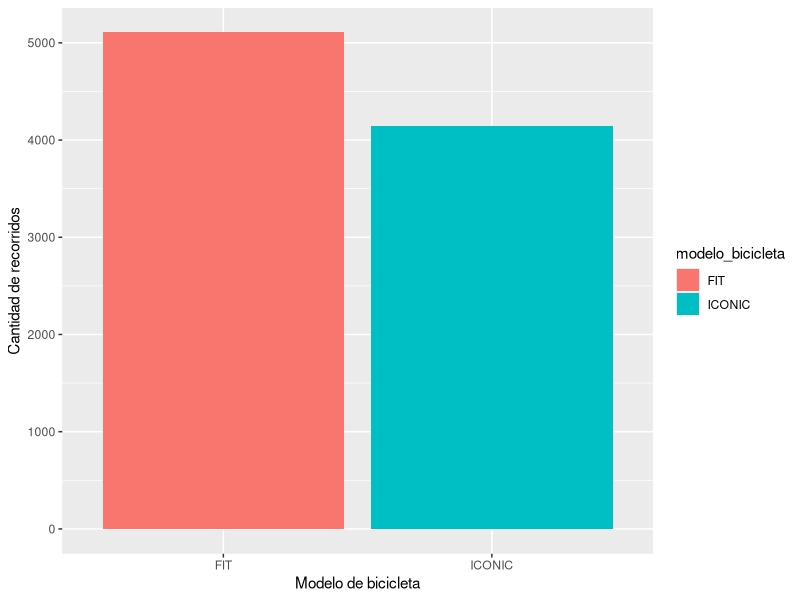
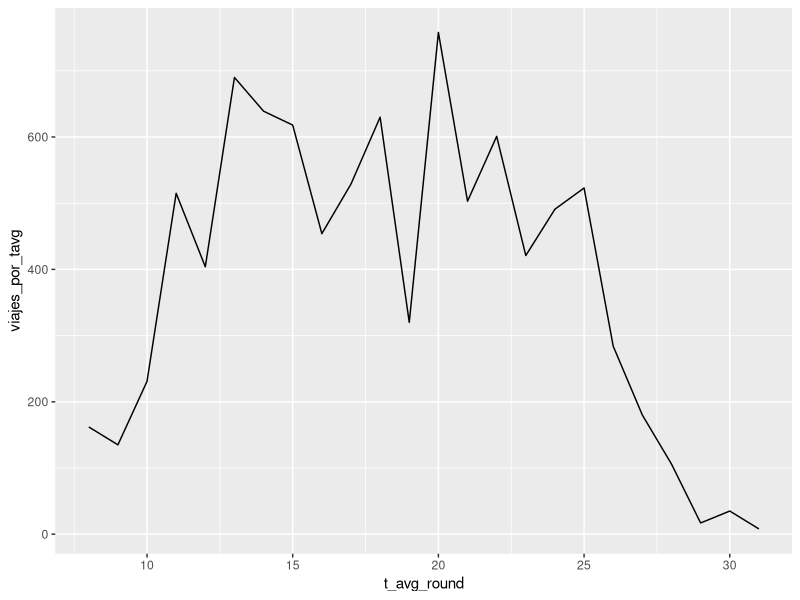
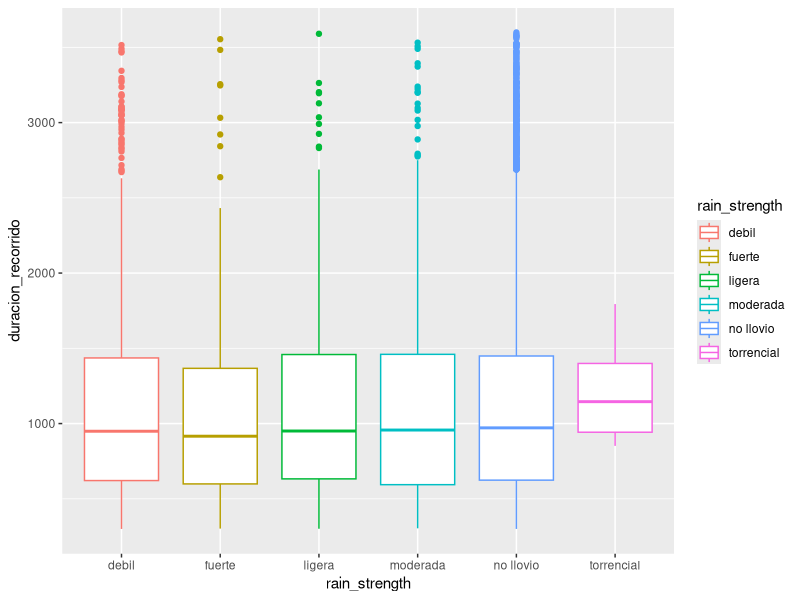
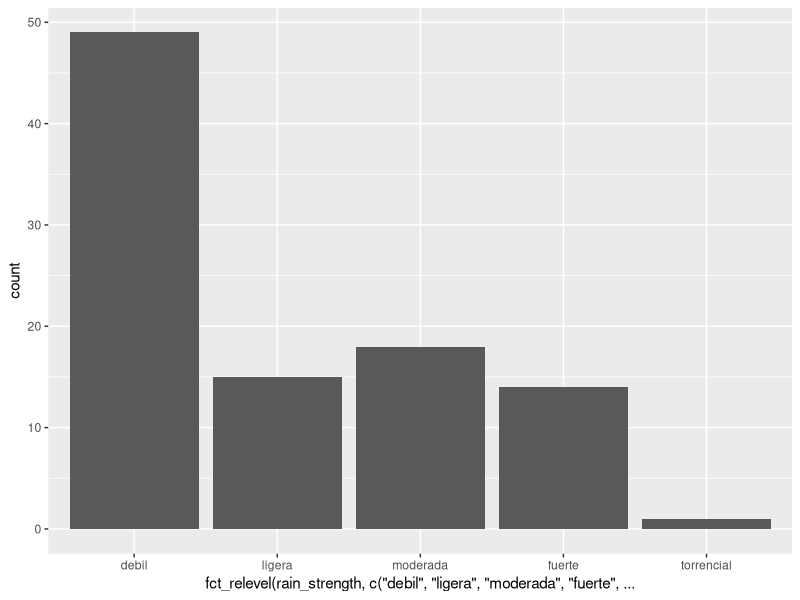
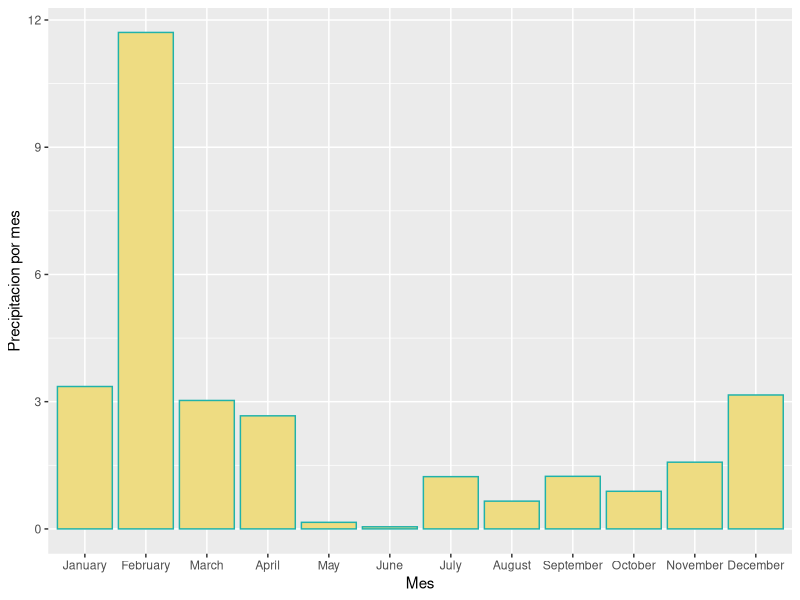
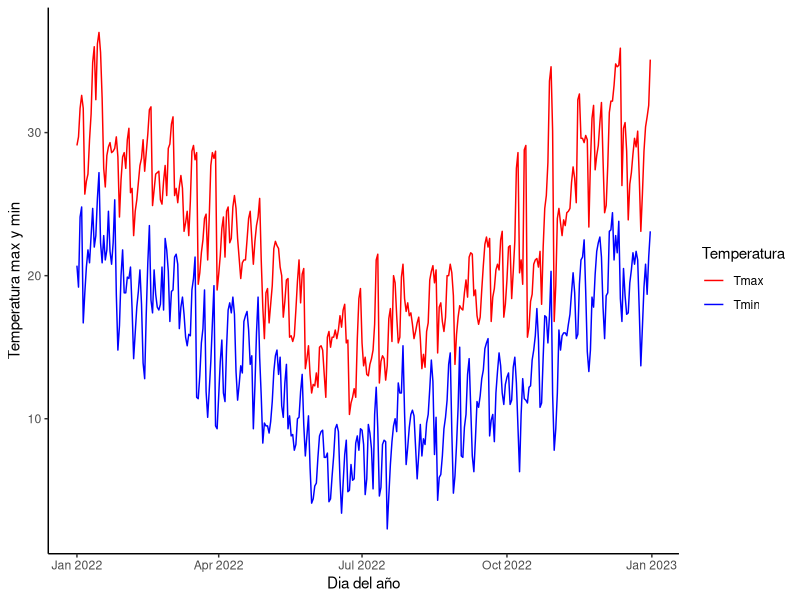
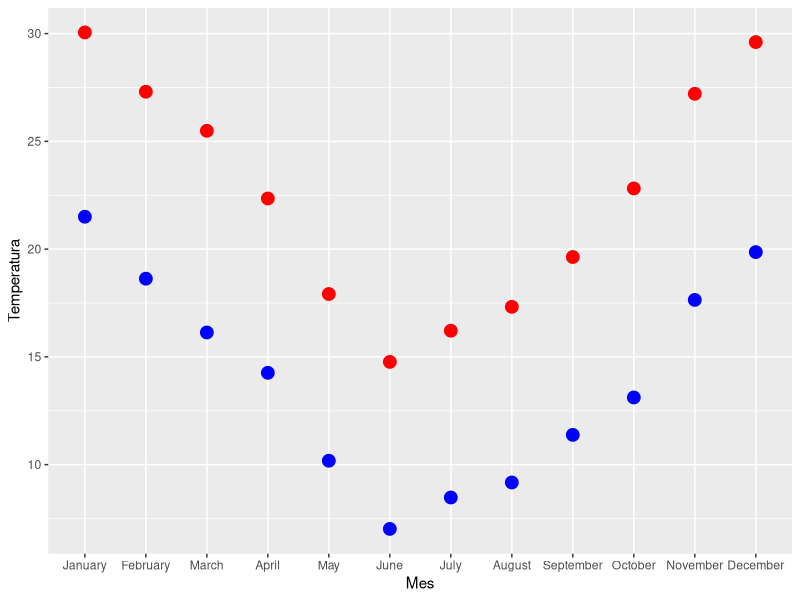
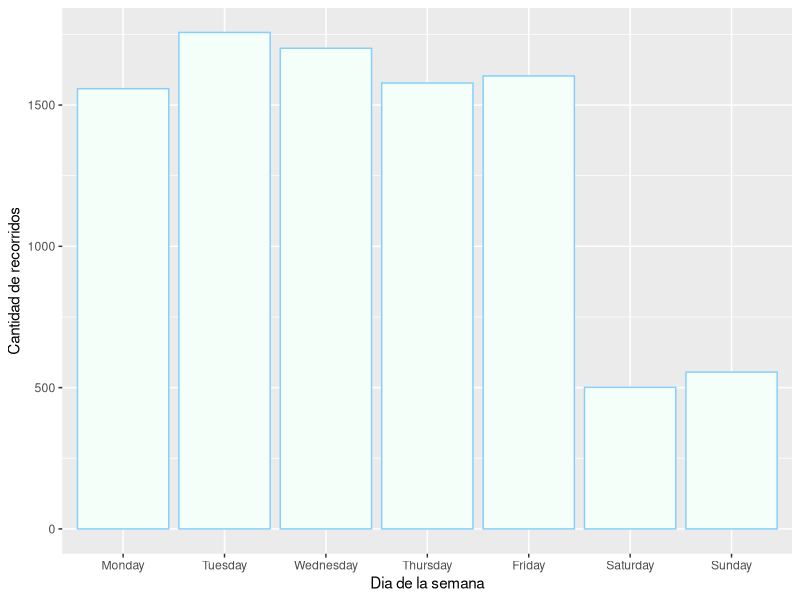

Here is the R script that generated these plots, in order:
#CONSIDERACIONES ----

#1. Nuestras PC's trabajan con algunas variables en ingles y no en español, entonces si surgen problemas con el fct_level por ejemplo, es porque nosotros ordenamos las categorías en ingles y no español.

#2. Para tener una compresión mas rápida de los nombres de variables, utilizamos los siguientes prefijos "df_" para referirnos a un dataframe, "gr_" para referirnos a un gráfico y "v_" para referirnos a una variable.


#LIBRERIAS ----
library(readr)
library(tidyverse)


#VARIABLES ----

#Las fechas de los días feriados de Argentina 2022 los obtuvimos de la siguiente pagina: https://www.argentina.gob.ar/interior/feriados-nacionales-2022
v_feriados <- c("2022-01-01", "2022-02-28", "2022-03-01", "2022-03-24", "2022-04-02", "2022-04-14", "2022-04-15", "2022-04-16", "2022-04-17", "2022-04-22", "2022-04-23", "2022-04-24", "2022-05-01", "2022-05-02", "2022-05-18", "2022-05-25", "2022-06-17", "2022-06-20", "2022-07-09", "2022-07-30", "2022-08-15", "2022-09-26", "2022-09-27", "2022-10-05", "2022-10-07", "2022-10-10", "2022-11-20", "2022-11-21", "2022-12-08", "2022-12-09", "2022-12-25")

#(nota: cp indica la cantidad de personas)
v_feriaLibro <- c("2022-04-28","2022-04-29","2022-04-30","2022-05-01","2022-05-02","2022-05-03","2022-05-04","2022-05-05","2022-05-06","2022-05-07","2022-05-08","2022-05-09","2022-05-10","2022-05-11","2022-05-12","2022-05-13","2022-05-14","2022-05-15","2022-05-16") #cp = 1.245.000
v_comicCon <- c("2022-05-20","2022-05-21","2022-05-22") #cp = 80 mil
v_duaLipa <- c("2022-09-13","2022-09-14") #cp = 50 mil
v_marchaLGBTQI <- c("2022-10-05") #cp = 130 mil
v_coldplay <- c("2022-10-25","2022-10-26","2022-10-28","2022-10-29","2022-11-01","2022-11-01","2022-11-02","2022-11-04","2022-11-05","2022-11-07","2022-11-08") #cp = 600 mil
v_primaveraSound <- c("2022-11-12","2022-11-13") #cp = 100 mil
v_finalMundial <- c("2022-12-18") #cp = 4 millones
v_feriadoMundial <- c("2022-12-20") #cp = ??

v_diasDestacados <- c(v_feriaLibro, v_comicCon, v_duaLipa, v_marchaLGBTQI, v_coldplay, v_primaveraSound, v_finalMundial, v_feriadoMundial)
#DATAFRAMES
#Dataframes_originales ----

#Lectura de dataframes. Para leer los archivos csv usamos el comando read_csv.

df_clima_aeroparque_BA_2022 <- read_csv("Data/Clima_Aeroparque_BA.csv")

df_bike_trips_2022 <- read_csv("Data/trips_2022_reducido.csv")


#Dataframes_bicis_modificado ----
#Dataframe de bicis filtrado por duración del recorrido, con 4 variables mas ("month", "week_day", "hour" y "public_holiday") y la variable fecha renombrada a date.

df_bike_trips_2022_reformed <- df_bike_trips_2022 %>% 
  filter(between(duracion_recorrido, left = 60*5, right = 60*60)) %>% 
  rename(date = fecha) %>% 
  mutate(month = months(fecha_origen_recorrido), 
         hour = hour(fecha_origen_recorrido), 
         week_day = weekdays(date),
         public_holiday = (date %in% v_feriados))
         
#Dataframes_clima_modificado ----
#Dataframe del clima con 3 variables mas("month", "is_rain", "rain_strength")

df_clima_aeroparque_BA_2022_reformed <- df_clima_aeroparque_BA_2022 %>% 
  mutate(month = months(date),
         is_rain = (prcp > 0),
         rain_strength = case_when(prcp > 0 & prcp <= 3 ~ "debil",
                                 prcp > 3.0 & prcp <= 6.5 ~ "ligera",
                                 prcp > 6.5 & prcp <= 16.0 ~ "moderada",
                                 prcp > 16.0 & prcp <= 40.0 ~ "fuerte",
                                 prcp > 100.0 ~ "torrencial",
                                 .default = "no llovio")) 




#Dataframe_joined ----
#FULL JOIN DE DATAFRAMES
df_bikes_and_weather <- full_join(df_bike_trips_2022_reformed, df_clima_aeroparque_BA_2022_reformed, by = "date")

#Dataframes Descriptivos ----
#dataframe con la duracion de viaje promedio y mediana
df_promedio_y_mediana_de_viajes <-  df_bike_trips_2022_reformed %>% 
  mutate(duracion_recorrido = duracion_recorrido/60) %>% 
  summarise("promedio duracion de viaje" = mean(duracion_recorrido), "mediana de la duracion de viajes" = median(duracion_recorrido))


#GRAFICOS ----

#Dataframe df_bike_trips_2022_reformed
#visualizacion de viajes en minutos
gr_trips_duration_in_minutes_col <- df_bike_trips_2022_reformed %>% 
  mutate(duracion_recorrido = duracion_recorrido/60) %>% 
  ggplot(mapping = aes(x = duracion_recorrido)) +
  geom_histogram(colour = "#E6AC6E", fill = "beige", bins = 11) +
  labs(x = "Duracion", y = "Cantidad de Recorridos", title = "Duracion de los recorridos en minutos")

gr_trips_duration_in_minutes_box <- df_bike_trips_2022_reformed %>% 
  mutate(duracion_recorrido = duracion_recorrido/60) %>% 
  ggplot(mapping = aes(y = duracion_recorrido)) +
  geom_boxplot(color = "#E6AC6E") +
  labs(y = "Duracion", title = "Duracion de los recorridos en minutos") +
  scale_x_discrete(expand = c(0,0))

gr_trips_duration_in_minutes_by_gender <- df_bike_trips_2022_reformed %>% 
  filter(!is.na(Género)) %>% 
  mutate(duracion_recorrido = duracion_recorrido/60) %>% 
  ggplot(mapping = aes(y = duracion_recorrido, x = Género, color = Género)) +
  geom_boxplot() +
  labs(y = "Duracion", title = "Duracion de los recorridos en minutos")

#visualizacion de viajes por mes
gr_trips_by_month <- df_bike_trips_2022_reformed %>% 
  ggplot(mapping = aes(x = fct_relevel(month, c("January", "February", "March", "April", "May", "June", "July", "August", "September", "October", "November", "December")))) +
  geom_bar(fill = "mintcream", colour = "lightskyblue") +
  labs(x = "Mes", y = "Cantidad de Recorridos")

#visualizacion de viajes por dia
gr_trips_by_day <- df_bike_trips_2022_reformed %>% 
  ggplot(mapping = aes(x = fct_relevel(week_day, c("Monday", "Tuesday", "Wednesday", "Thursday", "Friday", "Saturday", "Sunday"))))+
  geom_bar(fill = "mintcream", colour = "lightskyblue") +
  labs(x = "Dia de la semana", y = "Cantidad de recorridos")

#visualizacion de viajes por hora
gr_trips_by_hour <- df_bike_trips_2022_reformed %>% 
  ggplot(mapping = aes(x = hour)) +
  geom_bar(fill = "mintcream", colour = "lightskyblue") +
  labs(x = "Horario", y = "Cantidad de recorridos") 

#visualizacion de viajes por mes y hora
gr_trips_by_month_and_hour <- df_bike_trips_2022_reformed %>% 
  group_by(month) %>% 
  ggplot(mapping = aes(x = hour)) +
  geom_bar(fill = "mintcream",color = "lightskyblue") +
  facet_wrap(~fct_relevel(month, c("January", "February", "March", "April", "May", "June", "July", "August", "September", "October", "November", "December"))) +
  labs(x = "Horario", y = "Cantidad de recorridos")

#visualizacion de viajes por dia y hora
gr_trips_by_day_and_hour <- df_bike_trips_2022_reformed %>% 
  group_by(week_day) %>% 
  ggplot(mapping = aes(x = hour)) +
  geom_bar(fill = "mintcream",color = "lightskyblue") +
  facet_wrap(~fct_relevel(week_day, c("Monday", "Tuesday", "Wednesday", "Thursday", "Friday", "Saturday", "Sunday"))) +
  labs(x = "Horario", y = "Cantidad de recorridos")

#dataframe con la cantidad de estaciones de origen 
df_origin_trip <- df_bike_trips_2022_reformed %>% 
  select(id_estacion_origen, nombre_estacion_origen) %>% 
  group_by(id_estacion_origen, nombre_estacion_origen) %>% 
  summarise(amount_by_station = n()) %>% 
  arrange(desc(amount_by_station))

#dataframe con la cantidad de estaciones de llegada
df_destination_trip <- df_bike_trips_2022_reformed %>% 
  select(id_estacion_destino, nombre_estacion_destino) %>% 
  group_by(id_estacion_destino, nombre_estacion_destino) %>% 
  summarise(amount_by_station = n()) %>% 
  arrange(desc(amount_by_station)) 

#viajes mas comunes
df_common_trips <- df_bike_trips_2022_reformed %>% 
  select(id_estacion_origen, nombre_estacion_origen, id_estacion_destino, nombre_estacion_destino) %>% 
  group_by(id_estacion_origen, nombre_estacion_origen, id_estacion_destino, nombre_estacion_destino) %>% 
  summarise(amount = n()) %>% 
  arrange(desc(amount))

#tipo de bici
gr_bike_type <- df_bike_trips_2022_reformed %>% 
  select(modelo_bicicleta) %>% 
  ggplot(mapping = aes(x = modelo_bicicleta, fill = modelo_bicicleta)) +
  geom_bar() +
  labs(x = "Modelo de bicicleta", y = "Cantidad de recorridos")

#uso de bicis por genero
gr_use_of_bikes_by_gender <- df_bike_trips_2022_reformed %>% 
  select(Género) %>% 
  filter(!is.na(Género)) %>% 
  ggplot(mapping = aes(x = Género, fill = Género)) + 
  geom_bar() +
  labs(x = "Género", y = "Cantidad de recorridos")

#uso de bicis por hora según género
gr_use_of_bikes_by_gender_per_hour <- df_bike_trips_2022_reformed %>%
  filter(!is.na(Género)) %>%
  group_by(Género) %>%
  mutate(cantidadTotalPorGénero = n()) %>%
  group_by(Género,hour,cantidadTotalPorGénero) %>%
  summarise(cantidad = n()) %>%
  mutate(
    cantidadPorcentual = case_when(
      Género == "FEMALE" ~ (cantidad/cantidadTotalPorGénero)*100,
      Género == "MALE" ~ (cantidad/cantidadTotalPorGénero)*100,
      Género == "OTHER" ~ (cantidad/cantidadTotalPorGénero)*100
    )
  ) %>%
  select(Género,cantidadPorcentual) %>%
  ggplot(mapping = aes(x = hour, y = cantidadPorcentual, colour = Género)) +
  geom_line(lwd = 1.49) + 
  scale_x_continuous(expand = c(0,0)) +
  scale_y_continuous(expand = c(0,0)) +
  facet_wrap(~Género) +
  theme(legend.position = "bottom")


#uso de bicis dia comunes vs feriados
#tenemos 31 feriados y (365 - 31) = 334 no feriados 
df_uso_feriado_vs_no_feriado <- df_bike_trips_2022_reformed %>% 
  group_by(public_holiday) %>% 
  summarise(cant_viajes = n()) 

df_uso_feriado_vs_no_feriado_prom <- data.frame(es_feriado = c("feriado", "no feriado"), 
                                                viajes_promedio = c(as.numeric(df_uso_feriado_vs_no_feriado[2,2]) / 31, 
                                                                    as.numeric(df_uso_feriado_vs_no_feriado[1,2]) / 334))

                                            
gr_viajes_promedio_feriados <- df_uso_feriado_vs_no_feriado_prom %>% 
  ggplot(mapping = aes(x = es_feriado, y = viajes_promedio)) + 
  geom_col(fill = "white") +
  labs(x = "Dia Feriado", y = "Cantidad", title = "Cantidad de viajes diarios por feriados y no feriados")


#uso de bicis en días desetacados del año (arbitrario) ----
#para este caso seleccionamos arbitrariamente 8 días que están descritos en el informe.

# Feria del libro
v_bicisFeriaDelLibro <- as.numeric(df_bike_trips_2022_reformed %>%
  filter(date %in% v_feriaLibro) %>%
  summarise(cantidad = n()/length(v_feriaLibro)))
# Comic Con
v_bicisComicCon <- as.numeric(df_bike_trips_2022_reformed %>%
  filter(date %in% v_comicCon) %>%
  summarise(cantidad = round(n()/length(v_comicCon))))
# Dua Lipa
v_bicisDuaLipa <- as.numeric(df_bike_trips_2022_reformed %>%
  filter(date %in% v_duaLipa) %>%
  summarise(cantidad = round(n()/length(v_duaLipa))))
# MarchaLGBT
v_bicisMarchaLGBT <- as.numeric(df_bike_trips_2022_reformed %>%
  filter(date %in% v_marchaLGBTQI) %>%
  summarise(cantidad = round(n()/length(v_marchaLGBTQI))))
# Coldplay
v_bicisColdplay <- as.numeric(df_bike_trips_2022_reformed %>%
  filter(date %in% v_coldplay) %>%
  summarise(cantidad = round(n()/length(v_coldplay))))
#PrimaveraSound
v_bicisPrimSound <- as.numeric(df_bike_trips_2022_reformed %>%
  filter(date %in% v_primaveraSound) %>%
  summarise(cantidad = round(n()/length(v_primaveraSound))))
# Mundial
v_bicisFinalMundial <- as.numeric(df_bike_trips_2022_reformed %>%
  filter(date %in% v_finalMundial) %>%
  summarise(cantidad = round(n()/length(v_finalMundial))))
# Feriado Mundial
v_bicisFeriadoMundial <- as.numeric(df_bike_trips_2022_reformed %>%
  filter(date == v_feriadoMundial) %>%
  summarise(cantidad = round(n()/length(v_feriadoMundial))))

# De mayor a menor, los eventos con mayor viajes promedio son: Marcha LGBT, concierto Dua Lipa, concierto Coldplay y Final del Mundial, Feria del libro, Comic Con y Primavera Sound
# Generamos un data frame con los viajes realizados según cada evento
dfViajesPromedioEventos <- data.frame(
  evento = c("Feria del Libro","Comic Con","Dua Lipa","Marcha LGBT","Coldplay","Primavera Sound","Mundial","Feriado mundial"),
  viajesPorEvento = c(v_bicisFeriaDelLibro, v_bicisComicCon, v_bicisDuaLipa, v_bicisMarchaLGBT, v_bicisColdplay, v_bicisPrimSound,v_bicisFinalMundial,v_bicisFeriadoMundial))

graficoEventos <- dfViajesPromedioEventos %>%
  ggplot(mapping = aes(x = evento, y = viajesPorEvento)) +
  geom_col()



#Dataframe df_clima_aeroparque_BA_2022 ----

#dataframe summary del clima
summary(df_clima_aeroparque_BA_2022_reformed)

#grafico de temperaturas por mes
gr_temperatura_por_mes <- df_clima_aeroparque_BA_2022_reformed %>% 
  select(tmin, tmax, tavg, month) %>% 
  group_by(month) %>% 
  summarise(tmin_by_month = mean(tmin), tmax_by_month = mean(tmax), tavg_by_month = mean(tavg)) %>% 
  ggplot(mapping = aes(x = fct_relevel(month, c("January", "February", "March", "April", "May", "June", "July", "August", "September", "October", "November", "December")), y = tmax_by_month)) +
  geom_point(colour = "red", size = 4) +
  geom_point(aes(x = fct_relevel(month, c("January", "February", "March", "April", "May", "June", "July", "August", "September", "October", "November", "December")), y = tmin_by_month), color = "blue", size = 4) +
  labs(x = "Mes", y = "Temperatura")

#grafico de temperaturas por dia
gr_temperatura_por_dia <- df_clima_aeroparque_BA_2022_reformed %>%
  pivot_longer(cols = 3:4, names_to = "tipo", values_to = "temp") %>%
  ggplot(mapping = aes(x = date, y = temp, color = tipo)) +
  geom_line() +
  scale_color_manual(labels = c("Tmax", "Tmin"), values = c("red", "blue")) +
  labs(x = "Dia del año", y = "Temperatura max y min", color = "Temperatura") +
  theme_classic()

#precipitaciones por mes
gr_precipitaciones_por_mes <- df_clima_aeroparque_BA_2022_reformed %>% 
  group_by(month) %>% 
  filter(!is.na(prcp)) %>% 
  summarise(precipitation_by_month = mean(prcp)) %>% 
  ggplot(mapping = aes(x = fct_relevel(month, c("January", "February", "March", "April", "May", "June", "July", "August", "September", "October", "November", "December")), y = precipitation_by_month)) +
  geom_col(fill = "lightgoldenrod2", colour = "lightseagreen") +
  labs(x = "Mes",y = "Precipitacion por mes")


#uso de bicis por temperatura_promedio
gr_bikes_by_temp <- df_bikes_and_weather %>% 
  mutate(t_avg_round = round(tavg)) %>% 
  group_by(t_avg_round) %>% 
  summarise(viajes_por_tavg = n()) %>% 
  ggplot(mapping = aes(x = t_avg_round, y = viajes_por_tavg)) +
  geom_line()


#uso de bicis por precipitaciones
df_uso_de_bicis_segun_precipitaciones <- df_bikes_and_weather %>% 
  filter(!is.na(prcp)) %>% 
  group_by(is_rain) %>% 
  summarise(viajes_lluvia = n())

df_uso_de_bicis_segun_precipitaciones_prom <- data.frame(es_lluvia = c("llovio", "no llovio"), 
                                                viajes_promedio = c(as.numeric(df_uso_de_bicis_segun_precipitaciones[2,2]) / 97, 
                                                                    as.numeric(df_uso_de_bicis_segun_precipitaciones[1,2]) / 266))


gr_uso_de_bicis_segun_precipitaciones <- df_uso_de_bicis_segun_precipitaciones_prom %>% 
  ggplot(mapping = aes(x = es_lluvia, y = viajes_promedio, color = es_lluvia)) + 
  geom_col(fill = "white") +
  labs(x = "Llovio?", y = "Cantidad", title = "Cantidad de viajes diarios durante dias de lluvia y no lluvia")


#uso de bicis segun la potencialidad de lluvias
gr_potencia_lluvia_2022 <- df_clima_aeroparque_BA_2022_reformed %>% 
  filter(rain_strength != "no llovio") %>% 
  ggplot(mapping = aes(x = fct_relevel(rain_strength, c("debil", "ligera", "moderada", "fuerte", "torrencial")))) +
  geom_bar()

df_bikes_and_weather %>% select(date, rain_strength) %>% distinct() %>% group_by(rain_strength) %>% summarise(cant = n())


df_bikes_and_weather %>% group_by(rain_strength) %>% summarise(cant = n())


gr_duracion_recorrido_segun_lluvia <- df_bikes_and_weather %>% 
  filter(!is.na(prcp)) %>% 
  filter(!is.na(duracion_recorrido)) %>% 
  group_by(rain_strength) %>% 
  ggplot(mappin = aes(x = rain_strength, y = duracion_recorrido, color = rain_strength)) +
  geom_boxplot()
